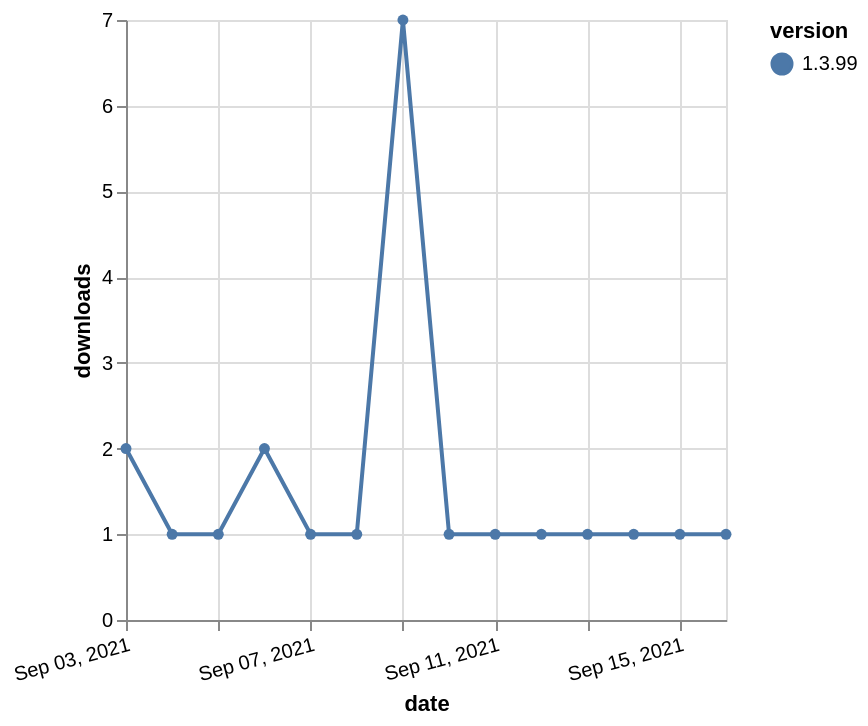

This figure's Vega-Lite source:
### Vega-Lite specification from a JSON file in a GitHub repository (floating-point values rounded to 4 significant figures)
{"$schema": "https://vega.github.io/schema/vega-lite/v5.json", "description": "A simple bar chart with embedded data.", "data": {"values": [{"date": "2021-09-03", "total": 576, "delta": 2, "version": "1.3.99"}, {"date": "2021-09-04", "total": 577, "delta": 1, "version": "1.3.99"}, {"date": "2021-09-05", "total": 578, "delta": 1, "version": "1.3.99"}, {"date": "2021-09-06", "total": 580, "delta": 2, "version": "1.3.99"}, {"date": "2021-09-07", "total": 581, "delta": 1, "version": "1.3.99"}, {"date": "2021-09-08", "total": 582, "delta": 1, "version": "1.3.99"}, {"date": "2021-09-09", "total": 589, "delta": 7, "version": "1.3.99"}, {"date": "2021-09-10", "total": 590, "delta": 1, "version": "1.3.99"}, {"date": "2021-09-11", "total": 591, "delta": 1, "version": "1.3.99"}, {"date": "2021-09-12", "total": 592, "delta": 1, "version": "1.3.99"}, {"date": "2021-09-13", "total": 593, "delta": 1, "version": "1.3.99"}, {"date": "2021-09-14", "total": 594, "delta": 1, "version": "1.3.99"}, {"date": "2021-09-15", "total": 595, "delta": 1, "version": "1.3.99"}, {"date": "2021-09-16", "total": 596, "delta": 1, "version": "1.3.99"}]}, "width": "container", "mark": {"type": "line", "point": {"filled": true}}, "encoding": {"x": {"field": "date", "type": "temporal", "timeUnit": "yearmonthdate", "title": "date", "axis": {"labelAngle": -15}}, "y": {"field": "delta", "type": "quantitative", "title": "downloads"}, "color": {"field": "version", "type": "nominal"}, "tooltip": {"field": "delta"}}}
